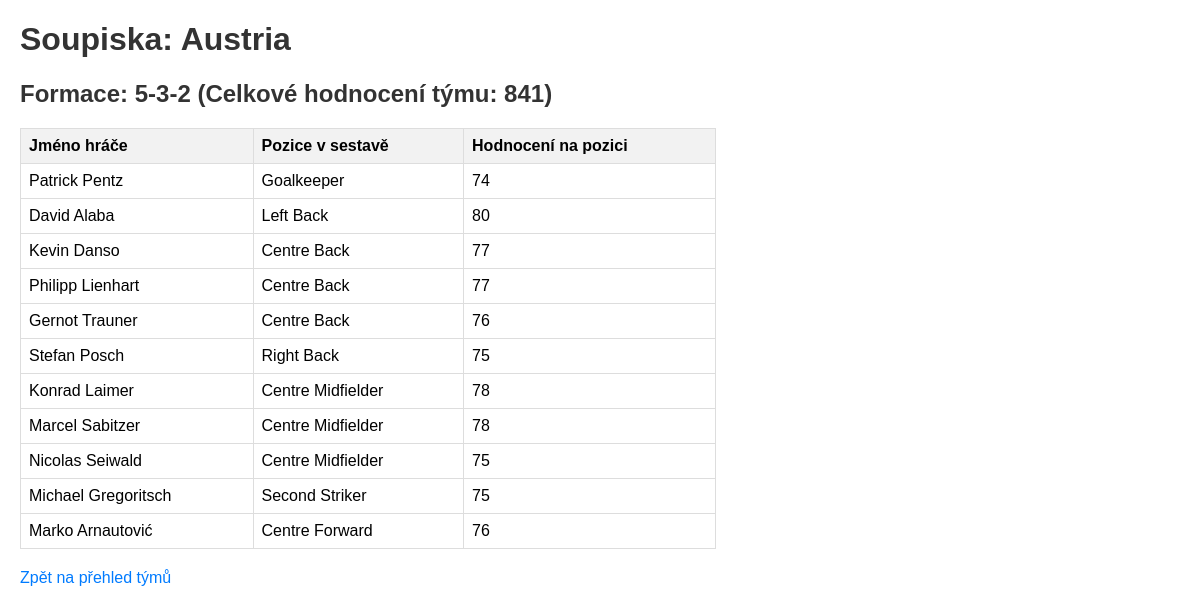
Page /tym/Austria on the committed database.
### tables this page shows
CREATE TABLE "rosters" (
"nationality" TEXT,
  "player_name" TEXT,
  "assigned_position" TEXT,
  "overall_rating_in_position" INTEGER,
  "formation_name" TEXT
);

### app/routes.py (the view)
@app.route('/tym/<team_name>')
def team_roster(team_name):
    conn = get_db()
    players_list = []; formation_name = "N/A"; total_team_rating = 0
    try:
        cursor = conn.execute("SELECT player_name, assigned_position, overall_rating_in_position, formation_name FROM rosters WHERE nationality = ?", (team_name,))
        roster_data_raw = [dict(row) for row in cursor.fetchall()]
        if not roster_data_raw: abort(404)
        formation_name = roster_data_raw[0]['formation_name']
        total_team_rating = sum(p['overall_rating_in_position'] for p in roster_data_raw)
        if formation_name in formations:
            pos_map = {pos: i for i, pos in enumerate(formations[formation_name])}
            players_list = sorted(roster_data_raw, key=lambda p: pos_map.get(p['assigned_position'], 99))
        else: players_list = sorted(roster_data_raw, key=lambda p: p['player_name'])
    except Exception as e: logging.error(f"Error reading roster for {team_name}: {e}"); abort(500)
    return render_template('team_roster.html', title=f'Soupiska - {team_name}', team_name=team_name, formation_name=formation_name, players=players_list, total_team_rating=total_team_rating)

### app/routes.py (called while the page is built)
def get_database_path():
    if 'BASE_DIR' not in app.config:
        app.config['BASE_DIR'] = os.path.dirname(os.path.dirname(os.path.abspath(__file__)))
    return os.path.join(app.config['BASE_DIR'], 'data', 'database.db')

def get_db():
    if 'db' not in g:
        db_path = get_database_path()
        try:
            g.db = sqlite3.connect(db_path)
            g.db.row_factory = sqlite3.Row
            logging.info(f"DB connection successful to {db_path}")
        except sqlite3.Error as e: logging.error(f"DB connection error: {e}"); abort(500)
    return g.db

### app/templates/team_roster.html (shortened to what this page needs)
<!doctype html>
<html>
    <head>
    </head>
    <body>
        <h1>Soupiska: {{ team_name }}</h1>
        <h2>
            Formace: {{ formation_name }} (Celkové hodnocení týmu: {{
            total_team_rating }})
        </h2>
         {% if players %}
        <table>
            <thead>
                <tr>
                    <th>Jméno hráče</th>
                    <th>Pozice v sestavě</th>
                    <th>Hodnocení na pozici</th>
                </tr>
            </thead>
            <tbody>
                {% for player in players %}
                <tr>
                    <td>{{ player.player_name }}</td>
                    <td>{{ player.assigned_position }}</td>
                    <td>{{ player.overall_rating_in_position }}</td>
                </tr>
                {% endfor %}
            </tbody>
        </table>
        {% else %}
        <p>Pro tento tým nebyla nalezena žádná soupiska.</p>
        {% endif %}
        <a href="{{ url_for('index') }}" class="back-link"
            >Zpět na přehled týmů</a
        >
    </body>
</html>

### app/templates/team_roster.html (style rules this page uses)
body { font-family: sans-serif; margin: 20px; }
h1, h2 { color: #333; }
table { border-collapse: collapse; width: 60%; margin-top: 15px; }
th, td { border: 1px solid #ddd; padding: 8px; text-align: left; }
th { background-color: #f2f2f2; }
a { color: #007bff; text-decoration: none; }
.back-link { margin-top: 20px; display: inline-block; }

### rows in the picture
rosters: formation_name "5-3-2", player_name "Patrick Pentz", assigned_position "Goalkeeper", overall_rating_in_position "74"
rosters: player_name "David Alaba", assigned_position "Left Back", overall_rating_in_position "80"
rosters: player_name "Kevin Danso", assigned_position "Centre Back", overall_rating_in_position "77"
rosters: player_name "Philipp Lienhart", assigned_position "Centre Back", overall_rating_in_position "77"
rosters: player_name "Gernot Trauner", assigned_position "Centre Back", overall_rating_in_position "76"
rosters: player_name "Stefan Posch", assigned_position "Right Back", overall_rating_in_position "75"
rosters: player_name "Konrad Laimer", assigned_position "Centre Midfielder", overall_rating_in_position "78"
rosters: player_name "Marcel Sabitzer", assigned_position "Centre Midfielder", overall_rating_in_position "78"
rosters: player_name "Nicolas Seiwald", assigned_position "Centre Midfielder", overall_rating_in_position "75"
rosters: player_name "Michael Gregoritsch", assigned_position "Second Striker", overall_rating_in_position "75"
rosters: player_name "Marko Arnautović", assigned_position "Centre Forward", overall_rating_in_position "76"

### other values in the picture
{{ team_name }} "Austria"
{{ total_team_rating }} "841"
